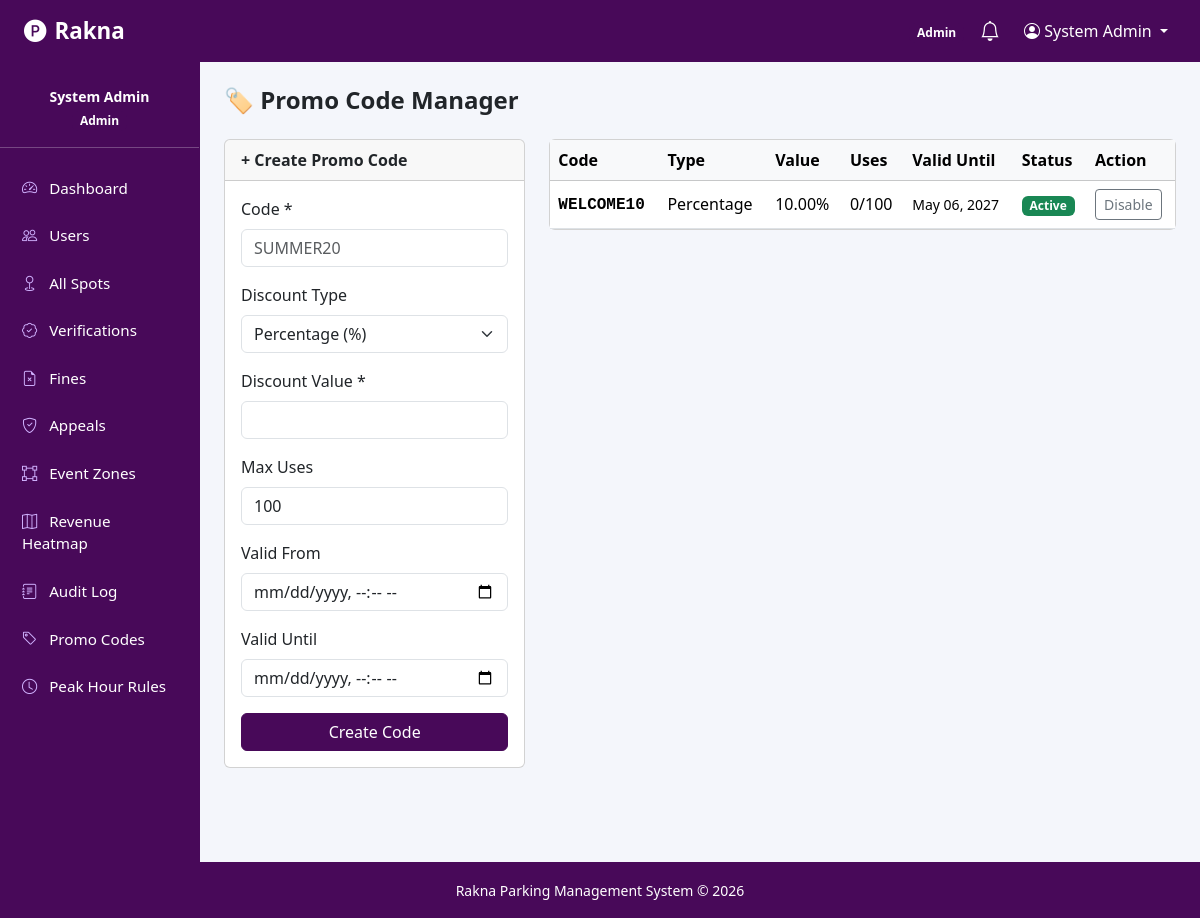
The app's page /admin/promo_codes.php (signed in), older data.
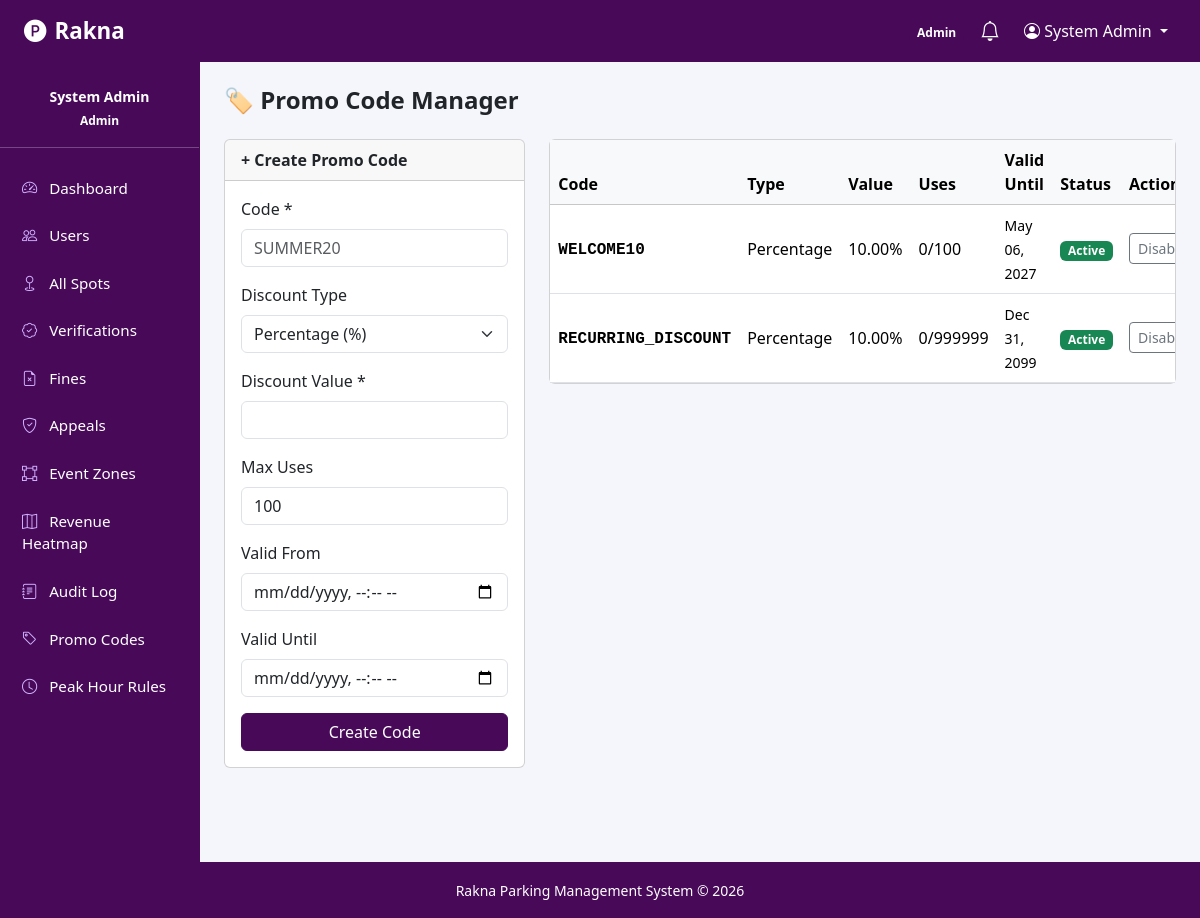
The same page, newer data.
### tables this page shows
CREATE TABLE promo_codes (
    promo_id        INT AUTO_INCREMENT PRIMARY KEY,
    code            VARCHAR(50) NOT NULL UNIQUE,
    discount_type   ENUM('percentage','fixed') DEFAULT 'percentage',
    discount_value  DECIMAL(8,2) NOT NULL,
    max_uses        INT DEFAULT 100,
    current_uses    INT DEFAULT 0,
    valid_from      DATETIME NOT NULL,
    valid_until     DATETIME NOT NULL,
    is_active       TINYINT(1) DEFAULT 1,
    created_at      TIMESTAMP DEFAULT CURRENT_TIMESTAMP
);

### config/session.php (called while the page is built, shortened)
<?php
function currentUser(): ?array {
    return $_SESSION['user'] ?? null;
}

### admin/promo_codes.php (the view, shortened to what this page needs)
<?php
require_once __DIR__ . '/../config/session.php';
$db = getDB();
$codes = $db->query("SELECT * FROM promo_codes ORDER BY created_at DESC")->fetchAll();
require_once __DIR__ . '/../includes/header.php';
?>
<div class="container-fluid px-0"><div class="row g-0">
<?php require_once __DIR__ . '/../includes/sidebar.php'; ?>
<div class="col-md-10 p-4">
  <h4 class="fw-bold mb-4">🏷️ Promo Code Manager</h4>
  <div class="row g-4">
    <div class="col-md-4">
      <div class="card">
        <div class="card-header fw-bold">+ Create Promo Code</div>
        <div class="card-body">
          <form method="POST">
            <div class="mb-3"><label class="form-label">Code *</label><input type="text" name="code" class="form-control text-uppercase" placeholder="SUMMER20" required></div>
            <div class="mb-3">
              <label class="form-label">Discount Type</label>
              <select name="discount_type" class="form-select">
                <option value="percentage">Percentage (%)</option>
              </select>
            </div>
            <div class="mb-3"><label class="form-label">Discount Value *</label><input type="number" name="discount_value" class="form-control" step="0.01" min="1" required></div>
            <div class="mb-3"><label class="form-label">Max Uses</label><input type="number" name="max_uses" class="form-control" value="100" min="1"></div>
            <div class="mb-3"><label class="form-label">Valid From</label><input type="datetime-local" name="valid_from" class="form-control" required></div>
            <div class="mb-3"><label class="form-label">Valid Until</label><input type="datetime-local" name="valid_until" class="form-control" required></div>
            <button type="submit" class="btn btn-primary w-100">Create Code</button>
          </form>
        </div>
      </div>
    </div>
    <div class="col-md-8">
      <div class="card">
        <div class="table-responsive">
          <table class="table table-hover align-middle mb-0">
            <thead class="table-light"><tr><th>Code</th><th>Type</th><th>Value</th><th>Uses</th><th>Valid Until</th><th>Status</th><th>Action</th></tr></thead>
            <tbody>
              <?php foreach ($codes as $c): ?>
              <tr>
                <td><strong class="font-monospace"><?= htmlspecialchars($c['code']) ?></strong></td>
                <td><?= ucfirst($c['discount_type']) ?></td>
                <td><?= $c['discount_type'] === 'percentage' ? $c['discount_value'].'%' : $c['discount_value'].' EGP' ?></td>
                <td><?= $c['current_uses'] ?>/<?= $c['max_uses'] ?></td>
                <td><small><?= date('M d, Y', strtotime($c['valid_until'])) ?></small></td>
                <td><span class="badge bg-<?= $c['is_active'] ? 'success' : 'secondary' ?>"><?= $c['is_active'] ? 'Active' : 'Disabled' ?></span></td>
                <td>
                  <form method="POST" class="d-inline">
                    <button class="btn btn-sm btn-outline-secondary"><?= $c['is_active'] ? 'Disable' : 'Enable' ?></button>
                  </form>
                </td>
              </tr>
              <?php endforeach; ?>
            </tbody>
          </table>
        </div>
      </div>
    </div>
  </div>
</div></div></div>
<?php require_once __DIR__ . '/../includes/footer.php'; ?>

### includes/header.php (shortened to what this page needs)
<?php
require_once __DIR__ . '/../config/session.php';
$user  = currentUser();
?>
<!DOCTYPE html>
<html lang="en">
<head>
    <link rel="stylesheet" href="https://cdn.jsdelivr.net/npm/bootstrap@5.3.2/dist/css/bootstrap.min.css">
    <link rel="stylesheet" href="https://cdn.jsdelivr.net/npm/bootstrap-icons@1.11.3/font/bootstrap-icons.min.css">
</head>
<body>
<nav class="navbar navbar-expand-lg navbar-dark">
  <div class="container-fluid px-4">
    <a class="navbar-brand" href="/parking_system/index.php">
      <i class="bi bi-p-circle-fill me-2"></i>Rakna
    </a>
    <div class="collapse navbar-collapse" id="navMain">
      <ul class="navbar-nav ms-auto align-items-center gap-2">
        <?php if ($user):  ?>
          <li class="nav-item">
            <span class="badge badge-role-<?= $user['role'] ?>"><?= ucfirst($user['role']) ?></span>
          </li>
          <li class="nav-item">
            <a class="nav-link position-relative" href="/parking_system/index.php?action=notifications">
              <i class="bi bi-bell fs-5"></i>
            </a>
          </li>
          <li class="nav-item dropdown">
            <a class="nav-link dropdown-toggle" href="#" data-bs-toggle="dropdown">
              <i class="bi bi-person-circle"></i> <?= htmlspecialchars($user['full_name']) ?>
            </a>
          </li>
        <?php else:  ?>
          <li class="nav-item"><a class="nav-link" href="/parking_system/index.php?action=login">Log In</a></li>
          <li class="nav-item"><a class="btn btn-primary btn-sm" href="/parking_system/index.php?action=register">Register</a></li>
        <?php endif; ?>
      </ul>
    </div>
  </div>
</nav>

### includes/sidebar.php (shortened to what this page needs)
<?php
require_once __DIR__ . '/../config/session.php';
$user = currentUser();
$role = $user['role'];
?>
<div class="col-md-2 d-none d-md-block sidebar py-3">
  <div class="text-center mb-3">
    <p class="mb-0 mt-2 small fw-bold"><?= htmlspecialchars($user['full_name']) ?></p>
    <span class="badge badge-role-<?= $role ?> small"><?= ucfirst($role) ?></span>
  </div>
  <hr>
  <?php if ($role === 'driver'): ?>
  <ul class="nav flex-column">
    <li><a class="nav-link" href="/parking_system/index.php?action=driver_dashboard"><i class="bi bi-house-door"></i> Dashboard</a></li>
    <li><a class="nav-link" href="/parking_system/index.php?action=search_spots"><i class="bi bi-building me-1"></i> Find Garage</a></li>
    <li><a class="nav-link" href="/parking_system/index.php?action=my_reservations"><i class="bi bi-calendar-check"></i> My Reservations</a></li>
    <li><a class="nav-link" href="/parking_system/index.php?action=my_vehicles"><i class="bi bi-car-front"></i> My Vehicles</a></li>
    <li><a class="nav-link" href="/parking_system/index.php?action=my_fines"><i class="bi bi-exclamation-triangle"></i> My Fines</a></li>
    <li><a class="nav-link" href="/parking_system/index.php?action=favorites"><i class="bi bi-heart"></i> Favorites</a></li>
    <li><a class="nav-link" href="/parking_system/index.php?action=notifications"><i class="bi bi-bell"></i> Notifications</a></li>
    <li><a class="nav-link" href="/parking_system/index.php?action=profile"><i class="bi bi-person"></i> Profile</a></li>
  </ul>
  <?php elseif ($role === 'admin'): ?>
  <ul class="nav flex-column">
    <li><a class="nav-link" href="/parking_system/index.php?action=admin_dashboard"><i class="bi bi-speedometer2"></i> Dashboard</a></li>
    <li><a class="nav-link" href="/parking_system/index.php?action=manage_users"><i class="bi bi-people"></i> Users</a></li>
    <li><a class="nav-link" href="/parking_system/index.php?action=manage_spots"><i class="bi bi-geo"></i> All Spots</a></li>
    <li><a class="nav-link" href="/parking_system/index.php?action=verifications"><i class="bi bi-patch-check"></i> Verifications</a></li>
    <li><a class="nav-link" href="/parking_system/index.php?action=manage_fines"><i class="bi bi-file-earmark-x"></i> Fines</a></li>
    <li><a class="nav-link" href="/parking_system/index.php?action=appeals"><i class="bi bi-shield-check"></i> Appeals</a></li>
    <li><a class="nav-link" href="/parking_system/index.php?action=event_zones"><i class="bi bi-bounding-box"></i> Event Zones</a></li>
    <li><a class="nav-link" href="/parking_system/index.php?action=heatmap"><i class="bi bi-map"></i> Revenue Heatmap</a></li>
    <li><a class="nav-link" href="/parking_system/index.php?action=audit_log"><i class="bi bi-journal-text"></i> Audit Log</a></li>
    <li><a class="nav-link" href="/parking_system/index.php?action=promo_codes"><i class="bi bi-tag"></i> Promo Codes</a></li>
    <li><a class="nav-link" href="/parking_system/index.php?action=peak_rules"><i class="bi bi-clock"></i> Peak Hour Rules</a></li>
  </ul>
  <?php endif; ?>
</div>

### includes/footer.php (shortened to what this page needs)
<footer class="text-white text-center py-3" style="background-color: #480959;">
  <small> Rakna Parking Management System &copy; <?= date('Y') ?></small>
</footer>
</body>
</html>

### includes/header.php (style rules this page uses)
:root { --primary: #480959; --dark: #480959; --sidebar-bg: #480959; }
body { background: #f4f6fb; }
.navbar { background: var(--dark) !important; }
.navbar-brand { color: #fff !important; font-weight: 700; font-size: 1.4rem; }
.nav-link { color: rgb(255, 255, 255) !important; }
.sidebar { min-height: 100vh; background: var(--sidebar-bg); color: #fff; border-right: 1px solid #480959; padding-top: 20px; }
.sidebar .nav-link { color: rgba(255,255,255,0.85); border-radius: 8px; margin: 2px 8px; padding: 10px 14px; transition: 0.2s; }
.sidebar .nav-link i { width: 22px; color: #d1b3ff; }
.sidebar hr { background-color: rgba(255,255,255,0.2); }
.btn-primary { background: var(--primary); border-color: var(--primary); }
.badge-role-admin { background: #480959; color: #fff; }
.row.g-0 { margin: 0; }
.col-md-2, .col-md-10 { padding: 0; }
footer { margin-top: 0 !important; }

### includes/sidebar.php (style rules this page uses)
.sidebar { background-color: #480959; color: #ffffff; min-height: 100vh; padding-top: 1rem; padding-bottom: 1rem; }
.sidebar .nav-link { color: #b0c4de; font-size: 0.95rem; border-radius: 0.4rem; margin: 0.15rem 0.5rem; transition: 0.2s; }
.sidebar .nav-link i { margin-right: 0.5rem; }
.sidebar hr { background-color: rgba(255,255,255,0.2); }
.badge-role-admin { background-color: #480959; }

Row changes from the older to the newer data that the page shows:
added promo_codes: code "RECURRING_DISCOUNT", discount_type "Percentage", discount_value "10.00", current_uses "0", max_uses "999999", valid_until "Dec 31, 2099", is_active "Active"
